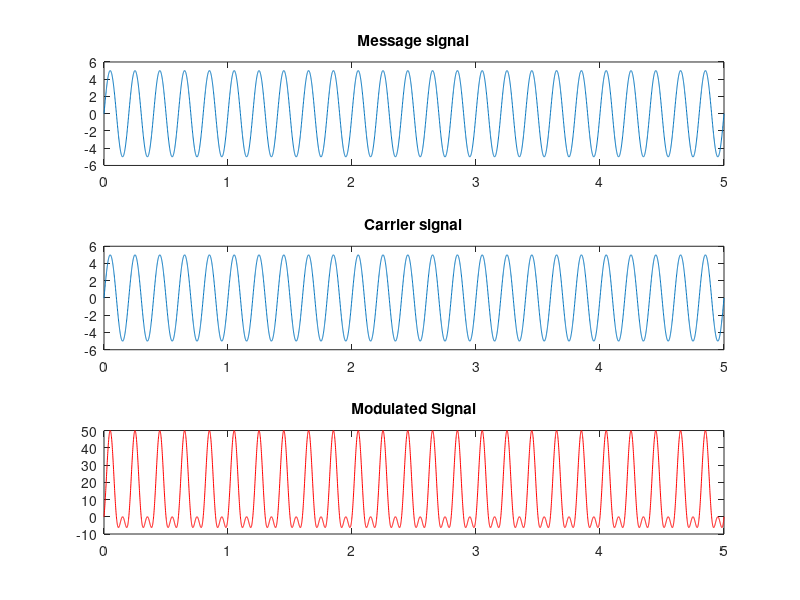

MATLAB code for this plot:
Ac=input('Carrier signal Amplitude:');
Am=input('Message signal Amplitude:');
fc=input('Carrier signal Frequency:');
fm=input('Message signal Frequency:');


while fm>fc
    disp('Message signal frequency is incorrect.');
    fm=input('Message signal Frequency');
end

T=input('Time period:');
t=0:0.001:T;

Ym=Am*sin(2*pi*fm*t);
subplot(3,1,1);
plot(t,Ym);
title('Message signal');

Yc=Ac*sin(2*pi*fc*t);
subplot(3,1,2);
plot(t,Yc);
title('Carrier signal');

Z = (Ac + Ym).*Yc;
subplot(3, 1, 3);
plot(t, Z, 'r');
title('Modulated Signal');




